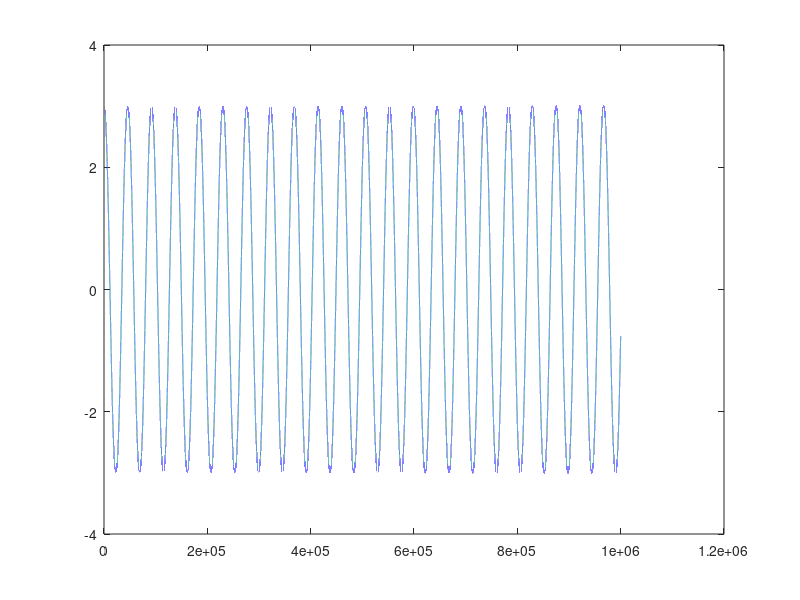
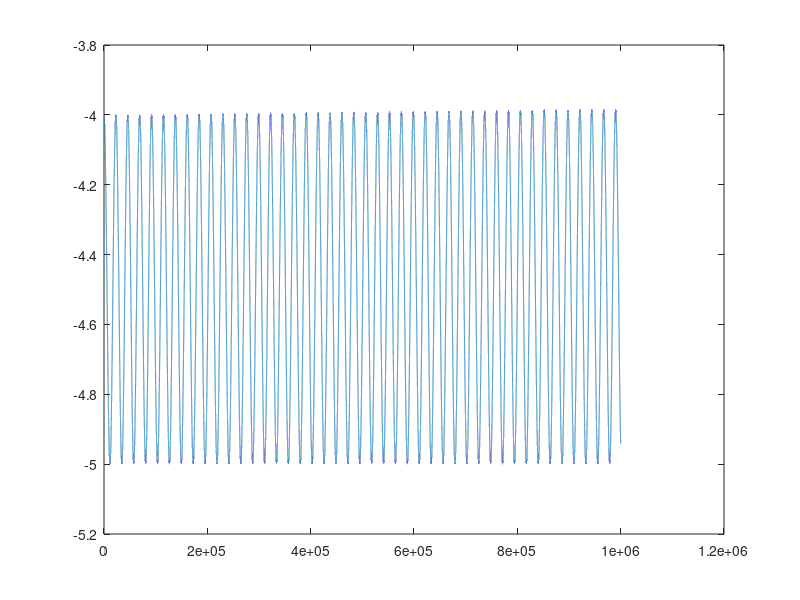
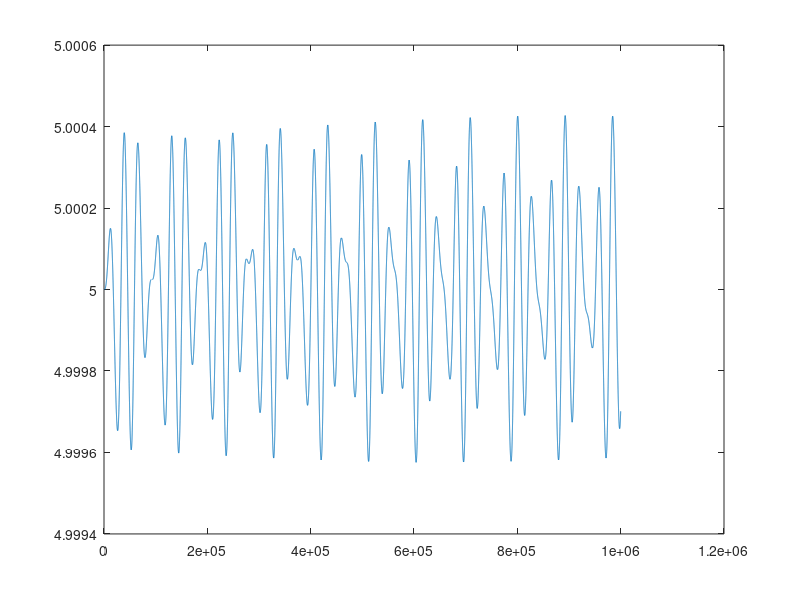

The MATLAB script that drew these images, in order:
N = 1000000;
t_final = 100;
h = t_final/N;

x = zeros(1, N);
y = zeros(1, N);
v_x = zeros(1, N);
v_y = zeros(1, N);

v_init = 0.0;
x_init = 3.;
y_init = -4.;

x(1) = x_init;
y(1) = y_init;

% in this case all projection are zeros
v_x(1) = v_init;
v_y(1) = v_init;


m = 1;
L = 5;

%acc_error = 0.1

for ii = 1:N
  t = h * ii;
  g = 9.81 + 0.05 * sin(2*pi*t);
  v_sq = v_x(ii)^2 + v_y(ii)^2;
  T = m * (g * (-1)*(y(ii)/L) + v_sq/L);
  x(ii + 1) = x(ii) + h*v_x(ii);
  v_x(ii + 1) = v_x(ii) - (h * x(ii) * T)/(L * m);
  y(ii + 1) = y(ii) + h*v_y(ii);
  v_y(ii + 1) = v_y(ii) - h * (y(ii) * T)/(L * m) - h * g;
%  if x(ii)^2 + y(ii)^2 >= L^2 + acc_error || x(ii)^2 + y(ii)^2 <= L^2 - acc_error
%    fprintf('Divergence. Change modeling parameters.\n')
%    return;
%  end
end

l_hat =  sqrt(x.^2 + y.^2);

figure(1)
plot(x)
figure(2)
plot(y)
figure(3)
plot(l_hat)
